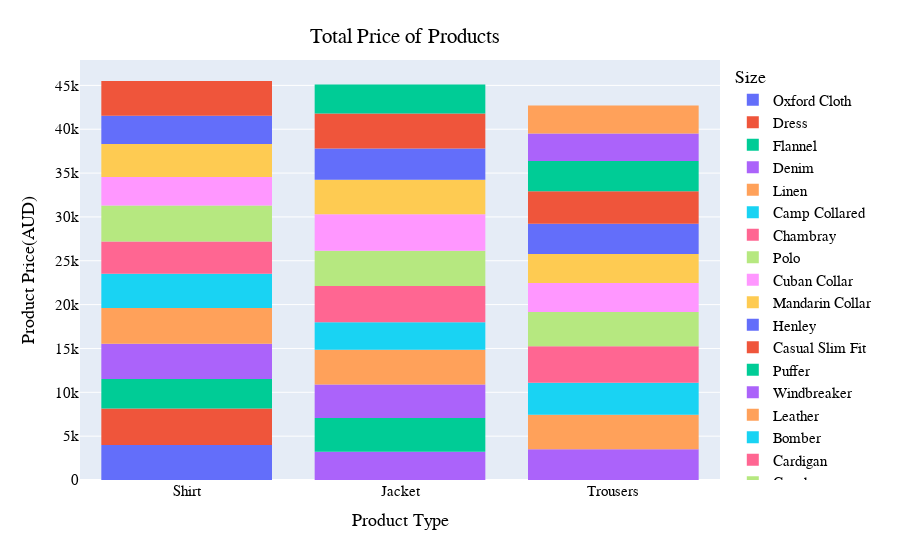

Notebook source saved alongside this figure:
### Code cell
#histogram of product type by price
age_df = px.data.tips()
fig = px.histogram(
    products, 
    x = 'product_type',  
    y = 'price',
    color = 'product_name', 
    hover_data = products.columns #interactive element
)

fig.update_layout(#reconfigure labels
    title = {
        'text' : 'Total Price of Products', #make this title cleaner
        'y':0.95,
        'x':0.45,
        'xanchor':'center',
        'yanchor':'top'
    },
    xaxis_title='Product Type',
    yaxis_title='Product Price(AUD)',
    legend_title= 'Size',
    font=dict(family='monospace', size=15,  color='Black'))

fig.show()

### Figure 1 — Plotly figure (JSON) as saved in the notebook; plotly's stock layout.template omitted (floating-point values rounded to 4 significant figures)
{"data": [{"alignmentgroup": "True", "bingroup": "x", "histfunc": "sum", "hovertemplate": "product_name=Oxford Cloth<br>product_type=%{x}<br>sum of price=%{y}<extra></extra>", "legendgroup": "Oxford Cloth", "marker": {"color": "#636efa", "pattern": {"shape": ""}}, "name": "Oxford Cloth", "offsetgroup": "Oxford Cloth", "orientation": "v", "showlegend": true, "type": "histogram", "x": ["Shirt", "Shirt", "Shirt", "Shirt", "Shirt", "Shirt", "Shirt", "Shirt", "Shirt", "Shirt", "Shirt", "Shirt", "Shirt", "Shirt", "Shirt", "Shirt", "Shirt", "Shirt", "Shirt", "Shirt", "Shirt", "Shirt", "Shirt", "Shirt", "Shirt", "Shirt", "Shirt", "Shirt", "Shirt", "Shirt", "Shirt", "Shirt", "Shirt", "Shirt", "Shirt"], "xaxis": "x", "y": [114, 114, 114, 114, 114, 114, 114, 114, 114, 114, 114, 114, 114, 114, 114, 114, 114, 114, 114, 114, 114, 114, 114, 114, 114, 114, 114, 114, 114, 114, 114, 114, 114, 114, 114], "yaxis": "y"}, {"alignmentgroup": "True", "bingroup": "x", "histfunc": "sum", "hovertemplate": "product_name=Dress<br>product_type=%{x}<br>sum of price=%{y}<extra></extra>", "legendgroup": "Dress", "marker": {"color": "#EF553B", "pattern": {"shape": ""}}, "name": "Dress", "offsetgroup": "Dress", "orientation": "v", "showlegend": true, "type": "histogram", "x": ["Shirt", "Shirt", "Shirt", "Shirt", "Shirt", "Shirt", "Shirt", "Shirt", "Shirt", "Shirt", "Shirt", "Shirt", "Shirt", "Shirt", "Shirt", "Shirt", "Shirt", "Shirt", "Shirt", "Shirt", "Shirt", "Shirt", "Shirt", "Shirt", "Shirt", "Shirt", "Shirt", "Shirt", "Shirt", "Shirt", "Shirt", "Shirt", "Shirt", "Shirt", "Shirt"], "xaxis": "x", "y": [119, 119, 119, 119, 119, 119, 119, 119, 119, 119, 119, 119, 119, 119, 119, 119, 119, 119, 119, 119, 119, 119, 119, 119, 119, 119, 119, 119, 119, 119, 119, 119, 119, 119, 119], "yaxis": "y"}, {"alignmentgroup": "True", "bingroup": "x", "histfunc": "sum", "hovertemplate": "product_name=Flannel<br>product_type=%{x}<br>sum of price=%{y}<extra></extra>", "legendgroup": "Flannel", "marker": {"color": "#00cc96", "pattern": {"shape": ""}}, "name": "Flannel", "offsetgroup": "Flannel", "orientation": "v", "showlegend": true, "type": "histogram", "x": ["Shirt", "Shirt", "Shirt", "Shirt", "Shirt", "Shirt", "Shirt", "Shirt", "Shirt", "Shirt", "Shirt", "Shirt", "Shirt", "Shirt", "Shirt", "Shirt", "Shirt", "Shirt", "Shirt", "Shirt", "Shirt", "Shirt", "Shirt", "Shirt", "Shirt", "Shirt", "Shirt", "Shirt", "Shirt", "Shirt", "Shirt", "Shirt", "Shirt", "Shirt", "Shirt"], "xaxis": "x", "y": [96, 96, 96, 96, 96, 96, 96, 96, 96, 96, 96, 96, 96, 96, 96, 96, 96, 96, 96, 96, 96, 96, 96, 96, 96, 96, 96, 96, 96, 96, 96, 96, 96, 96, 96], "yaxis": "y"}, {"alignmentgroup": "True", "bingroup": "x", "histfunc": "sum", "hovertemplate": "product_name=Denim<br>product_type=%{x}<br>sum of price=%{y}<extra></extra>", "legendgroup": "Denim", "marker": {"color": "#ab63fa", "pattern": {"shape": ""}}, "name": "Denim", "offsetgroup": "Denim", "orientation": "v", "showlegend": true, "type": "histogram", "x": ["Shirt", "Shirt", "Shirt", "Shirt", "Shirt", "Shirt", "Shirt", "Shirt", "Shirt", "Shirt", "Shirt", "Shirt", "Shirt", "Shirt", "Shirt", "Shirt", "Shirt", "Shirt", "Shirt", "Shirt", "Shirt", "Shirt", "Shirt", "Shirt", "Shirt", "Shirt", "Shirt", "Shirt", "Shirt", "Shirt", "Shirt", "Shirt", "Shirt", "Shirt", "Shirt", "Jacket", "Jacket", "Jacket", "Jacket", "Jacket", "Jacket", "Jacket", "Jacket", "Jacket", "Jacket", "Jacket", "Jacket", "Jacket", "Jacket", "Jacket", "Jacket", "Jacket", "Jacket", "Jacket", "Jacket", "Jacket", "Jacket", "Jacket", "Jacket", "Jacket", "Jacket", "Jacket", "Jacket", "Jacket", "Jacket", "Jacket", "Jacket", "Jacket", "Jacket", "Jacket"], "xaxis": "x", "y": [115, 115, 115, 115, 115, 115, 115, 115, 115, 115, 115, 115, 115, 115, 115, 115, 115, 115, 115, 115, 115, 115, 115, 115, 115, 115, 115, 115, 115, 115, 115, 115, 115, 115, 115, 92, 92, 92, 92, 92, 92, 92, 92, 92, 92, 92, 92, 92, 92, 92, 92, 92, 92, 92, 92, 92, 92, 92, 92, 92, 92, 92, 92, 92, 92, 92, 92, 92, 92, 92], "yaxis": "y"}, {"alignmentgroup": "True", "bingroup": "x", "histfunc": "sum", "hovertemplate": "product_name=Linen<br>product_type=%{x}<br>sum of price=%{y}<extra></extra>", "legendgroup": "Linen", "marker": {"color": "#FFA15A", "pattern": {"shape": ""}}, "name": "Linen", "offsetgroup": "Linen", "orientation": "v", "showlegend": true, "type": "histogram", "x": ["Shirt", "Shirt", "Shirt", "Shirt", "Shirt", "Shirt", "Shirt", "Shirt", "Shirt", "Shirt", "Shirt", "Shirt", "Shirt", "Shirt", "Shirt", "Shirt", "Shirt", "Shirt", "Shirt", "Shirt", "Shirt", "Shirt", "Shirt", "Shirt", "Shirt", "Shirt", "Shirt", "Shirt", "Shirt", "Shirt", "Shirt", "Shirt", "Shirt", "Shirt", "Shirt"], "xaxis": "x", "y": [116, 116, 116, 116, 116, 116, 116, 116, 116, 116, 116, 116, 116, 116, 116, 116, 116, 116, 116, 116, 116, 116, 116, 116, 116, 116, 116, 116, 116, 116, 116, 116, 116, 116, 116], "yaxis": "y"}, {"alignmentgroup": "True", "bingroup": "x", "histfunc": "sum", "hovertemplate": "product_name=Camp Collared<br>product_type=%{x}<br>sum of price=%{y}<extra></extra>", "legendgroup": "Camp Collared", "marker": {"color": "#19d3f3", "pattern": {"shape": ""}}, "name": "Camp Collared", "offsetgroup": "Camp Collared", "orientation": "v", "showlegend": true, "type": "histogram", "x": ["Shirt", "Shirt", "Shirt", "Shirt", "Shirt", "Shirt", "Shirt", "Shirt", "Shirt", "Shirt", "Shirt", "Shirt", "Shirt", "Shirt", "Shirt", "Shirt", "Shirt", "Shirt", "Shirt", "Shirt", "Shirt", "Shirt", "Shirt", "Shirt", "Shirt", "Shirt", "Shirt", "Shirt", "Shirt", "Shirt", "Shirt", "Shirt", "Shirt", "Shirt", "Shirt"], "xaxis": "x", "y": [112, 112, 112, 112, 112, 112, 112, 112, 112, 112, 112, 112, 112, 112, 112, 112, 112, 112, 112, 112, 112, 112, 112, 112, 112, 112, 112, 112, 112, 112, 112, 112, 112, 112, 112], "yaxis": "y"}, {"alignmentgroup": "True", "bingroup": "x", "histfunc": "sum", "hovertemplate": "product_name=Chambray<br>product_type=%{x}<br>sum of price=%{y}<extra></extra>", "legendgroup": "Chambray", "marker": {"color": "#FF6692", "pattern": {"shape": ""}}, "name": "Chambray", "offsetgroup": "Chambray", "orientation": "v", "showlegend": true, "type": "histogram", "x": ["Shirt", "Shirt", "Shirt", "Shirt", "Shirt", "Shirt", "Shirt", "Shirt", "Shirt", "Shirt", "Shirt", "Shirt", "Shirt", "Shirt", "Shirt", "Shirt", "Shirt", "Shirt", "Shirt", "Shirt", "Shirt", "Shirt", "Shirt", "Shirt", "Shirt", "Shirt", "Shirt", "Shirt", "Shirt", "Shirt", "Shirt", "Shirt", "Shirt", "Shirt", "Shirt"], "xaxis": "x", "y": [105, 105, 105, 105, 105, 105, 105, 105, 105, 105, 105, 105, 105, 105, 105, 105, 105, 105, 105, 105, 105, 105, 105, 105, 105, 105, 105, 105, 105, 105, 105, 105, 105, 105, 105], "yaxis": "y"}, {"alignmentgroup": "True", "bingroup": "x", "histfunc": "sum", "hovertemplate": "product_name=Polo<br>product_type=%{x}<br>sum of price=%{y}<extra></extra>", "legendgroup": "Polo", "marker": {"color": "#B6E880", "pattern": {"shape": ""}}, "name": "Polo", "offsetgroup": "Polo", "orientation": "v", "showlegend": true, "type": "histogram", "x": ["Shirt", "Shirt", "Shirt", "Shirt", "Shirt", "Shirt", "Shirt", "Shirt", "Shirt", "Shirt", "Shirt", "Shirt", "Shirt", "Shirt", "Shirt", "Shirt", "Shirt", "Shirt", "Shirt", "Shirt", "Shirt", "Shirt", "Shirt", "Shirt", "Shirt", "Shirt", "Shirt", "Shirt", "Shirt", "Shirt", "Shirt", "Shirt", "Shirt", "Shirt", "Shirt"], "xaxis": "x", "y": [117, 117, 117, 117, 117, 117, 117, 117, 117, 117, 117, 117, 117, 117, 117, 117, 117, 117, 117, 117, 117, 117, 117, 117, 117, 117, 117, 117, 117, 117, 117, 117, 117, 117, 117], "yaxis": "y"}, {"alignmentgroup": "True", "bingroup": "x", "histfunc": "sum", "hovertemplate": "product_name=Cuban Collar<br>product_type=%{x}<br>sum of price=%{y}<extra></extra>", "legendgroup": "Cuban Collar", "marker": {"color": "#FF97FF", "pattern": {"shape": ""}}, "name": "Cuban Collar", "offsetgroup": "Cuban Collar", "orientation": "v", "showlegend": true, "type": "histogram", "x": ["Shirt", "Shirt", "Shirt", "Shirt", "Shirt", "Shirt", "Shirt", "Shirt", "Shirt", "Shirt", "Shirt", "Shirt", "Shirt", "Shirt", "Shirt", "Shirt", "Shirt", "Shirt", "Shirt", "Shirt", "Shirt", "Shirt", "Shirt", "Shirt", "Shirt", "Shirt", "Shirt", "Shirt", "Shirt", "Shirt", "Shirt", "Shirt", "Shirt", "Shirt", "Shirt"], "xaxis": "x", "y": [93, 93, 93, 93, 93, 93, 93, 93, 93, 93, 93, 93, 93, 93, 93, 93, 93, 93, 93, 93, 93, 93, 93, 93, 93, 93, 93, 93, 93, 93, 93, 93, 93, 93, 93], "yaxis": "y"}, {"alignmentgroup": "True", "bingroup": "x", "histfunc": "sum", "hovertemplate": "product_name=Mandarin Collar<br>product_type=%{x}<br>sum of price=%{y}<extra></extra>", "legendgroup": "Mandarin Collar", "marker": {"color": "#FECB52", "pattern": {"shape": ""}}, "name": "Mandarin Collar", "offsetgroup": "Mandarin Collar", "orientation": "v", "showlegend": true, "type": "histogram", "x": ["Shirt", "Shirt", "Shirt", "Shirt", "Shirt", "Shirt", "Shirt", "Shirt", "Shirt", "Shirt", "Shirt", "Shirt", "Shirt", "Shirt", "Shirt", "Shirt", "Shirt", "Shirt", "Shirt", "Shirt", "Shirt", "Shirt", "Shirt", "Shirt", "Shirt", "Shirt", "Shirt", "Shirt", "Shirt", "Shirt", "Shirt", "Shirt", "Shirt", "Shirt", "Shirt"], "xaxis": "x", "y": [108, 108, 108, 108, 108, 108, 108, 108, 108, 108, 108, 108, 108, 108, 108, 108, 108, 108, 108, 108, 108, 108, 108, 108, 108, 108, 108, 108, 108, 108, 108, 108, 108, 108, 108], "yaxis": "y"}, {"alignmentgroup": "True", "bingroup": "x", "histfunc": "sum", "hovertemplate": "product_name=Henley<br>product_type=%{x}<br>sum of price=%{y}<extra></extra>", "legendgroup": "Henley", "marker": {"color": "#636efa", "pattern": {"shape": ""}}, "name": "Henley", "offsetgroup": "Henley", "orientation": "v", "showlegend": true, "type": "histogram", "x": ["Shirt", "Shirt", "Shirt", "Shirt", "Shirt", "Shirt", "Shirt", "Shirt", "Shirt", "Shirt", "Shirt", "Shirt", "Shirt", "Shirt", "Shirt", "Shirt", "Shirt", "Shirt", "Shirt", "Shirt", "Shirt", "Shirt", "Shirt", "Shirt", "Shirt", "Shirt", "Shirt", "Shirt", "Shirt", "Shirt", "Shirt", "Shirt", "Shirt", "Shirt", "Shirt"], "xaxis": "x", "y": [92, 92, 92, 92, 92, 92, 92, 92, 92, 92, 92, 92, 92, 92, 92, 92, 92, 92, 92, 92, 92, 92, 92, 92, 92, 92, 92, 92, 92, 92, 92, 92, 92, 92, 92], "yaxis": "y"}, {"alignmentgroup": "True", "bingroup": "x", "histfunc": "sum", "hovertemplate": "product_name=Casual Slim Fit<br>product_type=%{x}<br>sum of price=%{y}<extra></extra>", "legendgroup": "Casual Slim Fit", "marker": {"color": "#EF553B", "pattern": {"shape": ""}}, "name": "Casual Slim Fit", "offsetgroup": "Casual Slim Fit", "orientation": "v", "showlegend": true, "type": "histogram", "x": ["Shirt", "Shirt", "Shirt", "Shirt", "Shirt", "Shirt", "Shirt", "Shirt", "Shirt", "Shirt", "Shirt", "Shirt", "Shirt", "Shirt", "Shirt", "Shirt", "Shirt", "Shirt", "Shirt", "Shirt", "Shirt", "Shirt", "Shirt", "Shirt", "Shirt", "Shirt", "Shirt", "Shirt", "Shirt", "Shirt", "Shirt", "Shirt", "Shirt", "Shirt", "Shirt"], "xaxis": "x", "y": [113, 113, 113, 113, 113, 113, 113, 113, 113, 113, 113, 113, 113, 113, 113, 113, 113, 113, 113, 113, 113, 113, 113, 113, 113, 113, 113, 113, 113, 113, 113, 113, 113, 113, 113], "yaxis": "y"}, {"alignmentgroup": "True", "bingroup": "x", "histfunc": "sum", "hovertemplate": "product_name=Puffer<br>product_type=%{x}<br>sum of price=%{y}<extra></extra>", "legendgroup": "Puffer", "marker": {"color": "#00cc96", "pattern": {"shape": ""}}, "name": "Puffer", "offsetgroup": "Puffer", "orientation": "v", "showlegend": true, "type": "histogram", "x": ["Jacket", "Jacket", "Jacket", "Jacket", "Jacket", "Jacket", "Jacket", "Jacket", "Jacket", "Jacket", "Jacket", "Jacket", "Jacket", "Jacket", "Jacket", "Jacket", "Jacket", "Jacket", "Jacket", "Jacket", "Jacket", "Jacket", "Jacket", "Jacket", "Jacket", "Jacket", "Jacket", "Jacket", "Jacket", "Jacket", "Jacket", "Jacket", "Jacket", "Jacket", "Jacket"], "xaxis": "x", "y": [110, 110, 110, 110, 110, 110, 110, 110, 110, 110, 110, 110, 110, 110, 110, 110, 110, 110, 110, 110, 110, 110, 110, 110, 110, 110, 110, 110, 110, 110, 110, 110, 110, 110, 110], "yaxis": "y"}, {"alignmentgroup": "True", "bingroup": "x", "histfunc": "sum", "hovertemplate": "product_name=Windbreaker<br>product_type=%{x}<br>sum of price=%{y}<extra></extra>", "legendgroup": "Windbreaker", "marker": {"color": "#ab63fa", "pattern": {"shape": ""}}, "name": "Windbreaker", "offsetgroup": "Windbreaker", "orientation": "v", "showlegend": true, "type": "histogram", "x": ["Jacket", "Jacket", "Jacket", "Jacket", "Jacket", "Jacket", "Jacket", "Jacket", "Jacket", "Jacket", "Jacket", "Jacket", "Jacket", "Jacket", "Jacket", "Jacket", "Jacket", "Jacket", "Jacket", "Jacket", "Jacket", "Jacket", "Jacket", "Jacket", "Jacket", "Jacket", "Jacket", "Jacket", "Jacket", "Jacket", "Jacket", "Jacket", "Jacket", "Jacket", "Jacket"], "xaxis": "x", "y": [109, 109, 109, 109, 109, 109, 109, 109, 109, 109, 109, 109, 109, 109, 109, 109, 109, 109, 109, 109, 109, 109, 109, 109, 109, 109, 109, 109, 109, 109, 109, 109, 109, 109, 109], "yaxis": "y"}, {"alignmentgroup": "True", "bingroup": "x", "histfunc": "sum", "hovertemplate": "product_name=Leather<br>product_type=%{x}<br>sum of price=%{y}<extra></extra>", "legendgroup": "Leather", "marker": {"color": "#FFA15A", "pattern": {"shape": ""}}, "name": "Leather", "offsetgroup": "Leather", "orientation": "v", "showlegend": true, "type": "histogram", "x": ["Jacket", "Jacket", "Jacket", "Jacket", "Jacket", "Jacket", "Jacket", "Jacket", "Jacket", "Jacket", "Jacket", "Jacket", "Jacket", "Jacket", "Jacket", "Jacket", "Jacket", "Jacket", "Jacket", "Jacket", "Jacket", "Jacket", "Jacket", "Jacket", "Jacket", "Jacket", "Jacket", "Jacket", "Jacket", "Jacket", "Jacket", "Jacket", "Jacket", "Jacket", "Jacket"], "xaxis": "x", "y": [113, 113, 113, 113, 113, 113, 113, 113, 113, 113, 113, 113, 113, 113, 113, 113, 113, 113, 113, 113, 113, 113, 113, 113, 113, 113, 113, 113, 113, 113, 113, 113, 113, 113, 113], "yaxis": "y"}, {"alignmentgroup": "True", "bingroup": "x", "histfunc": "sum", "hovertemplate": "product_name=Bomber<br>product_type=%{x}<br>sum of price=%{y}<extra></extra>", "legendgroup": "Bomber", "marker": {"color": "#19d3f3", "pattern": {"shape": ""}}, "name": "Bomber", "offsetgroup": "Bomber", "orientation": "v", "showlegend": true, "type": "histogram", "x": ["Jacket", "Jacket", "Jacket", "Jacket", "Jacket", "Jacket", "Jacket", "Jacket", "Jacket", "Jacket", "Jacket", "Jacket", "Jacket", "Jacket", "Jacket", "Jacket", "Jacket", "Jacket", "Jacket", "Jacket", "Jacket", "Jacket", "Jacket", "Jacket", "Jacket", "Jacket", "Jacket", "Jacket", "Jacket", "Jacket", "Jacket", "Jacket", "Jacket", "Jacket", "Jacket"], "xaxis": "x", "y": [90, 90, 90, 90, 90, 90, 90, 90, 90, 90, 90, 90, 90, 90, 90, 90, 90, 90, 90, 90, 90, 90, 90, 90, 90, 90, 90, 90, 90, 90, 90, 90, 90, 90, 90], "yaxis": "y"}, {"alignmentgroup": "True", "bingroup": "x", "histfunc": "sum", "hovertemplate": "product_name=Cardigan<br>product_type=%{x}<br>sum of price=%{y}<extra></extra>", "legendgroup": "Cardigan", "marker": {"color": "#FF6692", "pattern": {"shape": ""}}, "name": "Cardigan", "offsetgroup": "Cardigan", "orientation": "v", "showlegend": true, "type": "histogram", "x": ["Jacket", "Jacket", "Jacket", "Jacket", "Jacket", "Jacket", "Jacket", "Jacket", "Jacket", "Jacket", "Jacket", "Jacket", "Jacket", "Jacket", "Jacket", "Jacket", "Jacket", "Jacket", "Jacket", "Jacket", "Jacket", "Jacket", "Jacket", "Jacket", "Jacket", "Jacket", "Jacket", "Jacket", "Jacket", "Jacket", "Jacket", "Jacket", "Jacket", "Jacket", "Jacket"], "xaxis": "x", "y": [118, 118, 118, 118, 118, 118, 118, 118, 118, 118, 118, 118, 118, 118, 118, 118, 118, 118, 118, 118, 118, 118, 118, 118, 118, 118, 118, 118, 118, 118, 118, 118, 118, 118, 118], "yaxis": "y"}, {"alignmentgroup": "True", "bingroup": "x", "histfunc": "sum", "hovertemplate": "product_name=Coach<br>product_type=%{x}<br>sum of price=%{y}<extra></extra>", "legendgroup": "Coach", "marker": {"color": "#B6E880", "pattern": {"shape": ""}}, "name": "Coach", "offsetgroup": "Coach", "orientation": "v", "showlegend": true, "type": "histogram", "x": ["Jacket", "Jacket", "Jacket", "Jacket", "Jacket", "Jacket", "Jacket", "Jacket", "Jacket", "Jacket", "Jacket", "Jacket", "Jacket", "Jacket", "Jacket", "Jacket", "Jacket", "Jacket", "Jacket", "Jacket", "Jacket", "Jacket", "Jacket", "Jacket", "Jacket", "Jacket", "Jacket", "Jacket", "Jacket", "Jacket", "Jacket", "Jacket", "Jacket", "Jacket", "Jacket"], "xaxis": "x", "y": [115, 115, 115, 115, 115, 115, 115, 115, 115, 115, 115, 115, 115, 115, 115, 115, 115, 115, 115, 115, 115, 115, 115, 115, 115, 115, 115, 115, 115, 115, 115, 115, 115, 115, 115], "yaxis": "y"}, {"alignmentgroup": "True", "bingroup": "x", "histfunc": "sum", "hovertemplate": "product_name=Parka<br>product_type=%{x}<br>sum of price=%{y}<extra></extra>", "legendgroup": "Parka", "marker": {"color": "#FF97FF", "pattern": {"shape": ""}}, "name": "Parka", "offsetgroup": "Parka", "orientation": "v", "showlegend": true, "type": "histogram", "x": ["Jacket", "Jacket", "Jacket", "Jacket", "Jacket", "Jacket", "Jacket", "Jacket", "Jacket", "Jacket", "Jacket", "Jacket", "Jacket", "Jacket", "Jacket", "Jacket", "Jacket", "Jacket", "Jacket", "Jacket", "Jacket", "Jacket", "Jacket", "Jacket", "Jacket", "Jacket", "Jacket", "Jacket", "Jacket", "Jacket", "Jacket", "Jacket", "Jacket", "Jacket", "Jacket"], "xaxis": "x", "y": [119, 119, 119, 119, 119, 119, 119, 119, 119, 119, 119, 119, 119, 119, 119, 119, 119, 119, 119, 119, 119, 119, 119, 119, 119, 119, 119, 119, 119, 119, 119, 119, 119, 119, 119], "yaxis": "y"}, {"alignmentgroup": "True", "bingroup": "x", "histfunc": "sum", "hovertemplate": "product_name=Trench Coat<br>product_type=%{x}<br>sum of price=%{y}<extra></extra>", "legendgroup": "Trench Coat", "marker": {"color": "#FECB52", "pattern": {"shape": ""}}, "name": "Trench Coat", "offsetgroup": "Trench Coat", "orientation": "v", "showlegend": true, "type": "histogram", "x": ["Jacket", "Jacket", "Jacket", "Jacket", "Jacket", "Jacket", "Jacket", "Jacket", "Jacket", "Jacket", "Jacket", "Jacket", "Jacket", "Jacket", "Jacket", "Jacket", "Jacket", "Jacket", "Jacket", "Jacket", "Jacket", "Jacket", "Jacket", "Jacket", "Jacket", "Jacket", "Jacket", "Jacket", "Jacket", "Jacket", "Jacket", "Jacket", "Jacket", "Jacket", "Jacket"], "xaxis": "x", "y": [112, 112, 112, 112, 112, 112, 112, 112, 112, 112, 112, 112, 112, 112, 112, 112, 112, 112, 112, 112, 112, 112, 112, 112, 112, 112, 112, 112, 112, 112, 112, 112, 112, 112, 112], "yaxis": "y"}, {"alignmentgroup": "True", "bingroup": "x", "histfunc": "sum", "hovertemplate": "product_name=Peacoat<br>product_type=%{x}<br>sum of price=%{y}<extra></extra>", "legendgroup": "Peacoat", "marker": {"color": "#636efa", "pattern": {"shape": ""}}, "name": "Peacoat", "offsetgroup": "Peacoat", "orientation": "v", "showlegend": true, "type": "histogram", "x": ["Jacket", "Jacket", "Jacket", "Jacket", "Jacket", "Jacket", "Jacket", "Jacket", "Jacket", "Jacket", "Jacket", "Jacket", "Jacket", "Jacket", "Jacket", "Jacket", "Jacket", "Jacket", "Jacket", "Jacket", "Jacket", "Jacket", "Jacket", "Jacket", "Jacket", "Jacket", "Jacket", "Jacket", "Jacket", "Jacket", "Jacket", "Jacket", "Jacket", "Jacket", "Jacket"], "xaxis": "x", "y": [102, 102, 102, 102, 102, 102, 102, 102, 102, 102, 102, 102, 102, 102, 102, 102, 102, 102, 102, 102, 102, 102, 102, 102, 102, 102, 102, 102, 102, 102, 102, 102, 102, 102, 102], "yaxis": "y"}, {"alignmentgroup": "True", "bingroup": "x", "histfunc": "sum", "hovertemplate": "product_name=Pullover<br>product_type=%{x}<br>sum of price=%{y}<extra></extra>", "legendgroup": "Pullover", "marker": {"color": "#EF553B", "pattern": {"shape": ""}}, "name": "Pullover", "offsetgroup": "Pullover", "orientation": "v", "showlegend": true, "type": "histogram", "x": ["Jacket", "Jacket", "Jacket", "Jacket", "Jacket", "Jacket", "Jacket", "Jacket", "Jacket", "Jacket", "Jacket", "Jacket", "Jacket", "Jacket", "Jacket", "Jacket", "Jacket", "Jacket", "Jacket", "Jacket", "Jacket", "Jacket", "Jacket", "Jacket", "Jacket", "Jacket", "Jacket", "Jacket", "Jacket", "Jacket", "Jacket", "Jacket", "Jacket", "Jacket", "Jacket"], "xaxis": "x", "y": [114, 114, 114, 114, 114, 114, 114, 114, 114, 114, 114, 114, 114, 114, 114, 114, 114, 114, 114, 114, 114, 114, 114, 114, 114, 114, 114, 114, 114, 114, 114, 114, 114, 114, 114], "yaxis": "y"}, {"alignmentgroup": "True", "bingroup": "x", "histfunc": "sum", "hovertemplate": "product_name=Shearling<br>product_type=%{x}<br>sum of price=%{y}<extra></extra>", "legendgroup": "Shearling", "marker": {"color": "#00cc96", "pattern": {"shape": ""}}, "name": "Shearling", "offsetgroup": "Shearling", "orientation": "v", "showlegend": true, "type": "histogram", "x": ["Jacket", "Jacket", "Jacket", "Jacket", "Jacket", "Jacket", "Jacket", "Jacket", "Jacket", "Jacket", "Jacket", "Jacket", "Jacket", "Jacket", "Jacket", "Jacket", "Jacket", "Jacket", "Jacket", "Jacket", "Jacket", "Jacket", "Jacket", "Jacket", "Jacket", "Jacket", "Jacket", "Jacket", "Jacket", "Jacket", "Jacket", "Jacket", "Jacket", "Jacket", "Jacket"], "xaxis": "x", "y": [95, 95, 95, 95, 95, 95, 95, 95, 95, 95, 95, 95, 95, 95, 95, 95, 95, 95, 95, 95, 95, 95, 95, 95, 95, 95, 95, 95, 95, 95, 95, 95, 95, 95, 95], "yaxis": "y"}, {"alignmentgroup": "True", "bingroup": "x", "histfunc": "sum", "hovertemplate": "product_name=Chinos<br>product_type=%{x}<br>sum of price=%{y}<extra></extra>", "legendgroup": "Chinos", "marker": {"color": "#ab63fa", "pattern": {"shape": ""}}, "name": "Chinos", "offsetgroup": "Chinos", "orientation": "v", "showlegend": true, "type": "histogram", "x": ["Trousers", "Trousers", "Trousers", "Trousers", "Trousers", "Trousers", "Trousers", "Trousers", "Trousers", "Trousers", "Trousers", "Trousers", "Trousers", "Trousers", "Trousers", "Trousers", "Trousers", "Trousers", "Trousers", "Trousers", "Trousers", "Trousers", "Trousers", "Trousers", "Trousers", "Trousers", "Trousers", "Trousers", "Trousers", "Trousers", "Trousers", "Trousers", "Trousers", "Trousers", "Trousers"], "xaxis": "x", "y": [100, 100, 100, 100, 100, 100, 100, 100, 100, 100, 100, 100, 100, 100, 100, 100, 100, 100, 100, 100, 100, 100, 100, 100, 100, 100, 100, 100, 100, 100, 100, 100, 100, 100, 100], "yaxis": "y"}, {"alignmentgroup": "True", "bingroup": "x", "histfunc": "sum", "hovertemplate": "product_name=Cords<br>product_type=%{x}<br>sum of price=%{y}<extra></extra>", "legendgroup": "Cords", "marker": {"color": "#FFA15A", "pattern": {"shape": ""}}, "name": "Cords", "offsetgroup": "Cords", "orientation": "v", "showlegend": true, "type": "histogram", "x": ["Trousers", "Trousers", "Trousers", "Trousers", "Trousers", "Trousers", "Trousers", "Trousers", "Trousers", "Trousers", "Trousers", "Trousers", "Trousers", "Trousers", "Trousers", "Trousers", "Trousers", "Trousers", "Trousers", "Trousers", "Trousers", "Trousers", "Trousers", "Trousers", "Trousers", "Trousers", "Trousers", "Trousers", "Trousers", "Trousers", "Trousers", "Trousers", "Trousers", "Trousers", "Trousers"], "xaxis": "x", "y": [113, 113, 113, 113, 113, 113, 113, 113, 113, 113, 113, 113, 113, 113, 113, 113, 113, 113, 113, 113, 113, 113, 113, 113, 113, 113, 113, 113, 113, 113, 113, 113, 113, 113, 113], "yaxis": "y"}, {"alignmentgroup": "True", "bingroup": "x", "histfunc": "sum", "hovertemplate": "product_name=Drawstring<br>product_type=%{x}<br>sum of price=%{y}<extra></extra>", "legendgroup": "Drawstring", "marker": {"color": "#19d3f3", "pattern": {"shape": ""}}, "name": "Drawstring", "offsetgroup": "Drawstring", "orientation": "v", "showlegend": true, "type": "histogram", "x": ["Trousers", "Trousers", "Trousers", "Trousers", "Trousers", "Trousers", "Trousers", "Trousers", "Trousers", "Trousers", "Trousers", "Trousers", "Trousers", "Trousers", "Trousers", "Trousers", "Trousers", "Trousers", "Trousers", "Trousers", "Trousers", "Trousers", "Trousers", "Trousers", "Trousers", "Trousers", "Trousers", "Trousers", "Trousers", "Trousers", "Trousers", "Trousers", "Trousers", "Trousers", "Trousers"], "xaxis": "x", "y": [104, 104, 104, 104, 104, 104, 104, 104, 104, 104, 104, 104, 104, 104, 104, 104, 104, 104, 104, 104, 104, 104, 104, 104, 104, 104, 104, 104, 104, 104, 104, 104, 104, 104, 104], "yaxis": "y"}, {"alignmentgroup": "True", "bingroup": "x", "histfunc": "sum", "hovertemplate": "product_name=Slim-Fit<br>product_type=%{x}<br>sum of price=%{y}<extra></extra>", "legendgroup": "Slim-Fit", "marker": {"color": "#FF6692", "pattern": {"shape": ""}}, "name": "Slim-Fit", "offsetgroup": "Slim-Fit", "orientation": "v", "showlegend": true, "type": "histogram", "x": ["Trousers", "Trousers", "Trousers", "Trousers", "Trousers", "Trousers", "Trousers", "Trousers", "Trousers", "Trousers", "Trousers", "Trousers", "Trousers", "Trousers", "Trousers", "Trousers", "Trousers", "Trousers", "Trousers", "Trousers", "Trousers", "Trousers", "Trousers", "Trousers", "Trousers", "Trousers", "Trousers", "Trousers", "Trousers", "Trousers", "Trousers", "Trousers", "Trousers", "Trousers", "Trousers"], "xaxis": "x", "y": [119, 119, 119, 119, 119, 119, 119, 119, 119, 119, 119, 119, 119, 119, 119, 119, 119, 119, 119, 119, 119, 119, 119, 119, 119, 119, 119, 119, 119, 119, 119, 119, 119, 119, 119], "yaxis": "y"}, {"alignmentgroup": "True", "bingroup": "x", "histfunc": "sum", "hovertemplate": "product_name=Wool<br>product_type=%{x}<br>sum of price=%{y}<extra></extra>", "legendgroup": "Wool", "marker": {"color": "#B6E880", "pattern": {"shape": ""}}, "name": "Wool", "offsetgroup": "Wool", "orientation": "v", "showlegend": true, "type": "histogram", "x": ["Trousers", "Trousers", "Trousers", "Trousers", "Trousers", "Trousers", "Trousers", "Trousers", "Trousers", "Trousers", "Trousers", "Trousers", "Trousers", "Trousers", "Trousers", "Trousers", "Trousers", "Trousers", "Trousers", "Trousers", "Trousers", "Trousers", "Trousers", "Trousers", "Trousers", "Trousers", "Trousers", "Trousers", "Trousers", "Trousers", "Trousers", "Trousers", "Trousers", "Trousers", "Trousers"], "xaxis": "x", "y": [111, 111, 111, 111, 111, 111, 111, 111, 111, 111, 111, 111, 111, 111, 111, 111, 111, 111, 111, 111, 111, 111, 111, 111, 111, 111, 111, 111, 111, 111, 111, 111, 111, 111, 111], "yaxis": "y"}, {"alignmentgroup": "True", "bingroup": "x", "histfunc": "sum", "hovertemplate": "product_name=Relaxed Leg<br>product_type=%{x}<br>sum of price=%{y}<extra></extra>", "legendgroup": "Relaxed Leg", "marker": {"color": "#FF97FF", "pattern": {"shape": ""}}, "name": "Relaxed Leg", "offsetgroup": "Relaxed Leg", "orientation": "v", "showlegend": true, "type": "histogram", "x": ["Trousers", "Trousers", "Trousers", "Trousers", "Trousers", "Trousers", "Trousers", "Trousers", "Trousers", "Trousers", "Trousers", "Trousers", "Trousers", "Trousers", "Trousers", "Trousers", "Trousers", "Trousers", "Trousers", "Trousers", "Trousers", "Trousers", "Trousers", "Trousers", "Trousers", "Trousers", "Trousers", "Trousers", "Trousers", "Trousers", "Trousers", "Trousers", "Trousers", "Trousers", "Trousers"], "xaxis": "x", "y": [95, 95, 95, 95, 95, 95, 95, 95, 95, 95, 95, 95, 95, 95, 95, 95, 95, 95, 95, 95, 95, 95, 95, 95, 95, 95, 95, 95, 95, 95, 95, 95, 95, 95, 95], "yaxis": "y"}, {"alignmentgroup": "True", "bingroup": "x", "histfunc": "sum", "hovertemplate": "product_name=Joggers<br>product_type=%{x}<br>sum of price=%{y}<extra></extra>", "legendgroup": "Joggers", "marker": {"color": "#FECB52", "pattern": {"shape": ""}}, "name": "Joggers", "offsetgroup": "Joggers", "orientation": "v", "showlegend": true, "type": "histogram", "x": ["Trousers", "Trousers", "Trousers", "Trousers", "Trousers", "Trousers", "Trousers", "Trousers", "Trousers", "Trousers", "Trousers", "Trousers", "Trousers", "Trousers", "Trousers", "Trousers", "Trousers", "Trousers", "Trousers", "Trousers", "Trousers", "Trousers", "Trousers", "Trousers", "Trousers", "Trousers", "Trousers", "Trousers", "Trousers", "Trousers", "Trousers", "Trousers", "Trousers", "Trousers", "Trousers"], "xaxis": "x", "y": [94, 94, 94, 94, 94, 94, 94, 94, 94, 94, 94, 94, 94, 94, 94, 94, 94, 94, 94, 94, 94, 94, 94, 94, 94, 94, 94, 94, 94, 94, 94, 94, 94, 94, 94], "yaxis": "y"}, {"alignmentgroup": "True", "bingroup": "x", "histfunc": "sum", "hovertemplate": "product_name=Cropped<br>product_type=%{x}<br>sum of price=%{y}<extra></extra>", "legendgroup": "Cropped", "marker": {"color": "#636efa", "pattern": {"shape": ""}}, "name": "Cropped", "offsetgroup": "Cropped", "orientation": "v", "showlegend": true, "type": "histogram", "x": ["Trousers", "Trousers", "Trousers", "Trousers", "Trousers", "Trousers", "Trousers", "Trousers", "Trousers", "Trousers", "Trousers", "Trousers", "Trousers", "Trousers", "Trousers", "Trousers", "Trousers", "Trousers", "Trousers", "Trousers", "Trousers", "Trousers", "Trousers", "Trousers", "Trousers", "Trousers", "Trousers", "Trousers", "Trousers", "Trousers", "Trousers", "Trousers", "Trousers", "Trousers", "Trousers"], "xaxis": "x", "y": [99, 99, 99, 99, 99, 99, 99, 99, 99, 99, 99, 99, 99, 99, 99, 99, 99, 99, 99, 99, 99, 99, 99, 99, 99, 99, 99, 99, 99, 99, 99, 99, 99, 99, 99], "yaxis": "y"}, {"alignmentgroup": "True", "bingroup": "x", "histfunc": "sum", "hovertemplate": "product_name=Cargo Pants<br>product_type=%{x}<br>sum of price=%{y}<extra></extra>", "legendgroup": "Cargo Pants", "marker": {"color": "#EF553B", "pattern": {"shape": ""}}, "name": "Cargo Pants", "offsetgroup": "Cargo Pants", "orientation": "v", "showlegend": true, "type": "histogram", "x": ["Trousers", "Trousers", "Trousers", "Trousers", "Trousers", "Trousers", "Trousers", "Trousers", "Trousers", "Trousers", "Trousers", "Trousers", "Trousers", "Trousers", "Trousers", "Trousers", "Trousers", "Trousers", "Trousers", "Trousers", "Trousers", "Trousers", "Trousers", "Trousers", "Trousers", "Trousers", "Trousers", "Trousers", "Trousers", "Trousers", "Trousers", "Trousers", "Trousers", "Trousers", "Trousers"], "xaxis": "x", "y": [106, 106, 106, 106, 106, 106, 106, 106, 106, 106, 106, 106, 106, 106, 106, 106, 106, 106, 106, 106, 106, 106, 106, 106, 106, 106, 106, 106, 106, 106, 106, 106, 106, 106, 106], "yaxis": "y"}, {"alignmentgroup": "True", "bingroup": "x", "histfunc": "sum", "hovertemplate": "product_name=High-Waisted<br>product_type=%{x}<br>sum of price=%{y}<extra></extra>", "legendgroup": "High-Waisted", "marker": {"color": "#00cc96", "pattern": {"shape": ""}}, "name": "High-Waisted", "offsetgroup": "High-Waisted", "orientation": "v", "showlegend": true, "type": "histogram", "x": ["Trousers", "Trousers", "Trousers", "Trousers", "Trousers", "Trousers", "Trousers", "Trousers", "Trousers", "Trousers", "Trousers", "Trousers", "Trousers", "Trousers", "Trousers", "Trousers", "Trousers", "Trousers", "Trousers", "Trousers", "Trousers", "Trousers", "Trousers", "Trousers", "Trousers", "Trousers", "Trousers", "Trousers", "Trousers", "Trousers", "Trousers", "Trousers", "Trousers", "Trousers", "Trousers"], "xaxis": "x", "y": [98, 98, 98, 98, 98, 98, 98, 98, 98, 98, 98, 98, 98, 98, 98, 98, 98, 98, 98, 98, 98, 98, 98, 98, 98, 98, 98, 98, 98, 98, 98, 98, 98, 98, 98], "yaxis": "y"}, {"alignmentgroup": "True", "bingroup": "x", "histfunc": "sum", "hovertemplate": "product_name=Pleated<br>product_type=%{x}<br>sum of price=%{y}<extra></extra>", "legendgroup": "Pleated", "marker": {"color": "#ab63fa", "pattern": {"shape": ""}}, "name": "Pleated", "offsetgroup": "Pleated", "orientation": "v", "showlegend": true, "type": "histogram", "x": ["Trousers", "Trousers", "Trousers", "Trousers", "Trousers", "Trousers", "Trousers", "Trousers", "Trousers", "Trousers", "Trousers", "Trousers", "Trousers", "Trousers", "Trousers", "Trousers", "Trousers", "Trousers", "Trousers", "Trousers", "Trousers", "Trousers", "Trousers", "Trousers", "Trousers", "Trousers", "Trousers", "Trousers", "Trousers", "Trousers", "Trousers", "Trousers", "Trousers", "Trousers", "Trousers"], "xaxis": "x", "y": [90, 90, 90, 90, 90, 90, 90, 90, 90, 90, 90, 90, 90, 90, 90, 90, 90, 90, 90, 90, 90, 90, 90, 90, 90, 90, 90, 90, 90, 90, 90, 90, 90, 90, 90], "yaxis": "y"}, {"alignmentgroup": "True", "bingroup": "x", "histfunc": "sum", "hovertemplate": "product_name=Tracksuit Bottoms<br>product_type=%{x}<br>sum of price=%{y}<extra></extra>", "legendgroup": "Tracksuit Bottoms", "marker": {"color": "#FFA15A", "pattern": {"shape": ""}}, "name": "Tracksuit Bottoms", "offsetgroup": "Tracksuit Bottoms", "orientation": "v", "showlegend": true, "type": "histogram", "x": ["Trousers", "Trousers", "Trousers", "Trousers", "Trousers", "Trousers", "Trousers", "Trousers", "Trousers", "Trousers", "Trousers", "Trousers", "Trousers", "Trousers", "Trousers", "Trousers", "Trousers", "Trousers", "Trousers", "Trousers", "Trousers", "Trousers", "Trousers", "Trousers", "Trousers", "Trousers", "Trousers", "Trousers", "Trousers", "Trousers", "Trousers", "Trousers", "Trousers", "Trousers", "Trousers"], "xaxis": "x", "y": [91, 91, 91, 91, 91, 91, 91, 91, 91, 91, 91, 91, 91, 91, 91, 91, 91, 91, 91, 91, 91, 91, 91, 91, 91, 91, 91, 91, 91, 91, 91, 91, 91, 91, 91], "yaxis": "y"}], "layout": {"barmode": "relative", "font": {"color": "Black", "family": "monospace", "size": 15}, "legend": {"title": {"text": "Size"}, "tracegroupgap": 0}, "margin": {"t": 60}, "title": {"text": "Total Price of Products", "x": 0.45, "xanchor": "center", "y": 0.95, "yanchor": "top"}, "xaxis": {"anchor": "y", "domain": [0, 1], "title": {"text": "Product Type"}}, "yaxis": {"anchor": "x", "domain": [0, 1], "title": {"text": "Product Price(AUD)"}}}}
